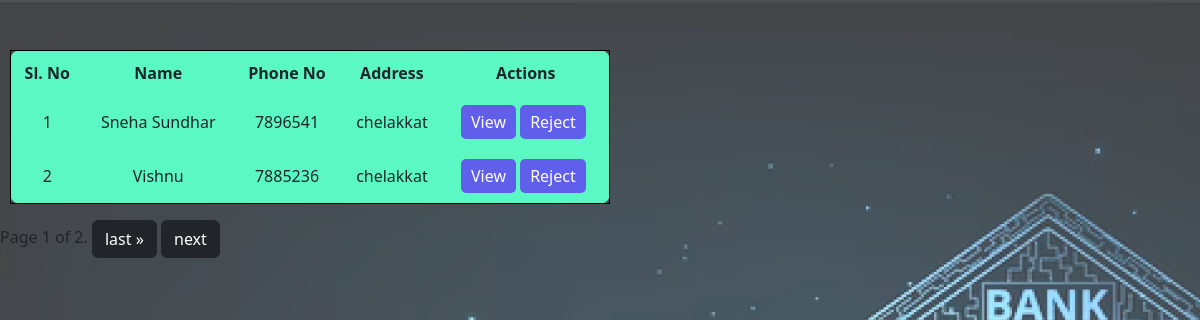
Page /viewusers on the committed database.
### app/models.py (models this page shows, shortened)
class User(models.Model):
    user_id=models.ForeignKey(CustomUser,on_delete=models.CASCADE)
    name=models.CharField(max_length=100)
    account_no=models.IntegerField()
    image=models.FileField(upload_to='media')
    address=models.CharField(max_length=100)
    email=models.CharField(max_length=100)
    age=models.IntegerField()
    phone=models.IntegerField()
    dob=models.DateField()
    adharcard=models.IntegerField()
    pancard=models.IntegerField()
    initial_amount=models.IntegerField()

### app/views.py (the view)
# urls.py: path('viewusers',views.viewusers,name='viewusers'),
def viewusers(request):
    user=User.objects.all()
    items_per_page=2
    paginator= Paginator(user,items_per_page)
    page= request.GET.get('page',1)
    try:
        user=paginator.page(page)
    except PageNotAnInteger:
        user=paginator.page(1)
    except EmptyPage:
        user=paginator.page(paginator.num_pages)
    context={
        'user': user
    }
    return render(request,'viewusers.html',context)

### templates/viewusers.html (shortened to what this page needs)
<!DOCTYPE html>
{% load static %}
<html lang="en">
<head>
    <link href="https://cdn.jsdelivr.net/npm/bootstrap@5.3.3/dist/css/bootstrap.min.css" rel="stylesheet">
</head>
<body>
    <div class="main">
        {% block content %}
        <table>
            <tr>
                <th>Sl. No</th>
                <th>Name</th>
                <th>Phone No</th>
                <th>Address</th>
                <th>Actions</th>
            </tr>
            {% for i in user %}
            <tr>
                <td>{{ forloop.counter }}</td>
                <td>{{ i.name }}</td>
                <td>{{ i.phone }}</td>
                <td>{{ i.address }}</td>
                <td>
                    <button><a href="{% url 'adminview' id=i.id %}">View</a></button>
                    <form action="{% url 'adminuseraccept' id=i.id %}" method="post" style="display:inline;">
                        {% if i.user_id.status == 'pending' %}
                            <button name="status" value="accepted">Accept</button>
                            <button name="status" value="rejected">Reject</button>
                        {% elif i.user_id.status == 'accepted' %}
                            <button name="status" value="rejected">Reject</button>
                        {% else %}
                            <button name="status" value="accepted">Accept</button>
                        {% endif %}
                    </form>
                </td>
            </tr>
            {% endfor %}
        </table>
        <div class="pagination mt-3">
            <span class="step-links">
              <span class="current">Page {{ user.number }} of {{ user.paginator.num_pages }}.</span>
              {% if user.has_next %}
                <a class="btn btn-dark" href="?page={{ user.paginator.num_pages }}">last &raquo;</a>
              {% endif %}
              {% if user.has_next %}
                <a class="btn btn-dark" href="?page={{ user.next_page_number }}">next</a>
              {% endif %}
            </span>
        </div>
        {% endblock %}
    </div>
</body>
</html>

### rows in the picture
User: name "Sneha Sundhar", phone "7896541", address "chelakkat", shows "Reject"
User: name "Vishnu", phone "7885236", address "chelakkat", shows "Reject"

### other values in the picture
{{ user.number }} "1"
{{ user.paginator.num_pages }} "2"
